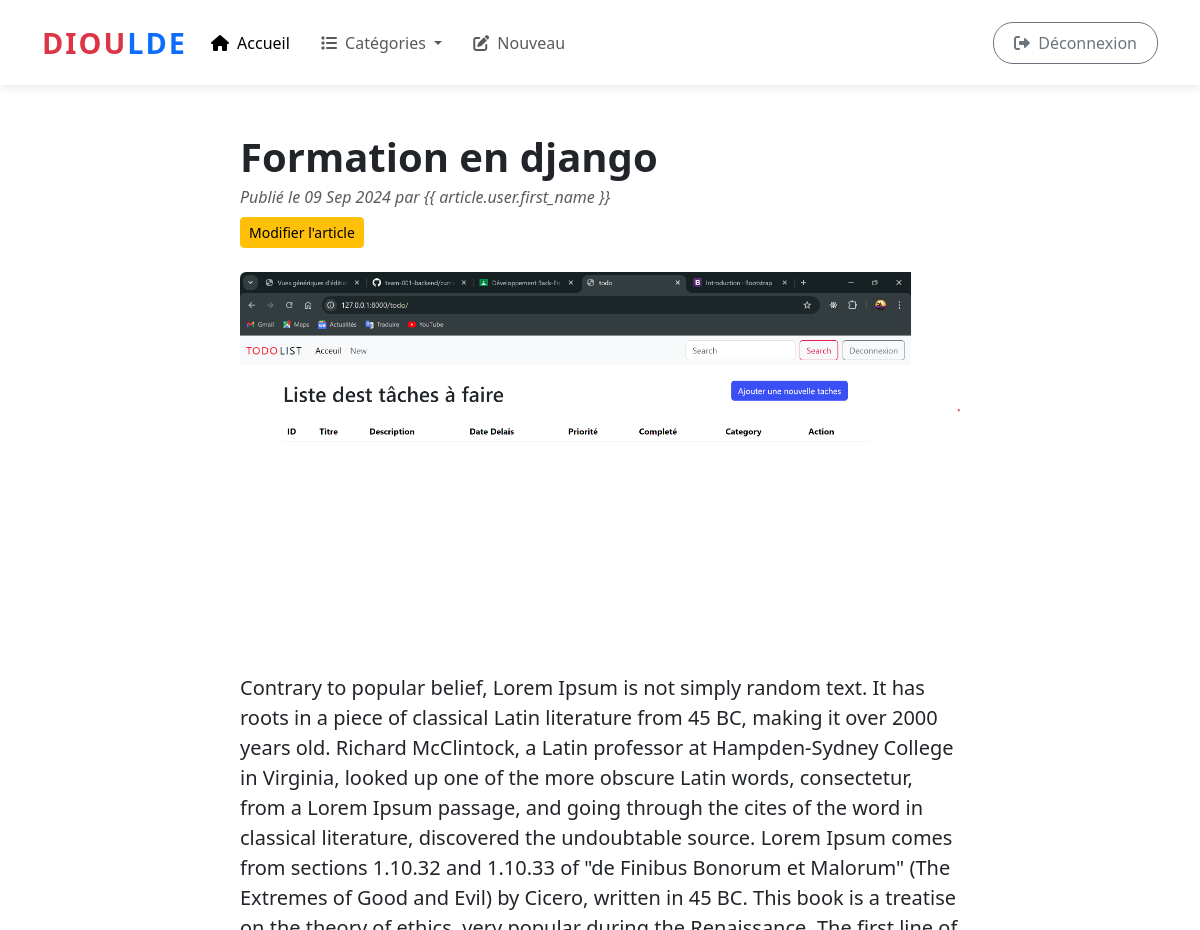
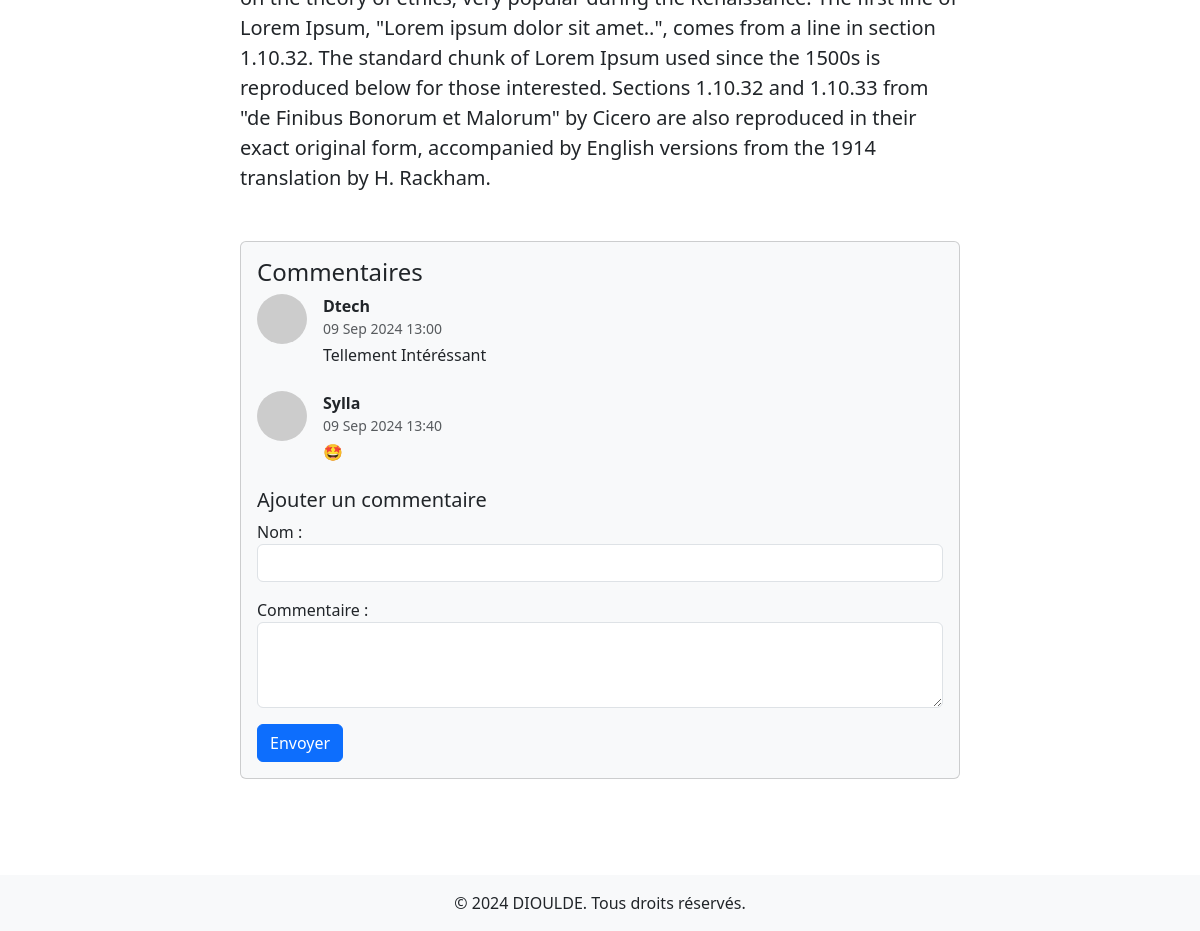
The page /article/detail/15/ (signed in) on the database its author committed (2 pictures, top to bottom).
### article/models.py (models this page shows, shortened)
class Article(models.Model):
    title = models.CharField(max_length=255 , verbose_name='titre')
    sumary = models.CharField(max_length=255 , blank= True , null= True , verbose_name='resume')
    content = models.TextField(blank=True , null=True , verbose_name='contenu')
    date_pub = models.DateField(null= True ,default=timezone.now ,blank=True)
    cover = models.ImageField(upload_to='articles', max_length=255, null=True, verbose_name="photo de couverture")
    created_at = models.DateTimeField(auto_now_add=True, null=True)
    updated_at = models.DateTimeField(auto_now=True, null=True)
    user = models.ForeignKey(User, on_delete=models.PROTECT, null=True, blank=False)

class Comment(models.Model):
    name = models.TextField(verbose_name='Nom',null= True)
    content = models.TextField(verbose_name='Commentaire')
    created_at = models.DateTimeField(auto_now_add=True)
    article = models.ForeignKey(Article, on_delete=models.CASCADE)

### article/views.py (the view)
# urls.py: path('detail/<int:pk>/', ArticleDetailView.as_view(), name='detail'),
class ArticleDetailView(DetailView):
    model = Article
    template_name = 'articles/article_detail.html'
    context_object_name = 'article'
    def get_context_data(self, **kwargs: any) -> dict[str, any]:
        context = super().get_context_data(**kwargs)
        context['form'] = CommentForm()
        return context

### article/forms.py
class CommentForm(forms.ModelForm):
    class Meta:
        model = Comment
        fields = ('name','content')
        widgets = {
            'name': forms.TextInput(attrs={'class': 'form-control',}),
            'content': forms.Textarea(attrs={'class': 'form-control', 'rows': 3}),
        }

### article/templates/articles/article_detail.html (shortened to what this page needs)
{% extends "articles/base.html" %} {% block body %}
<div class="container mt-5">
  <div class="row">
    <div class="col-lg-8 mx-auto">
      <article>
        <header class="mb-4">
          <h1 class="fw-bolder mb-1">{{ article.title }}</h1>
          <div class="text-muted fst-italic mb-2">
            Publié le {{ article.created_at|date:"d M Y" }} par {{
            article.user.first_name }}
          </div>
          {% if user.is_authenticated and user == article.user %}
          <a class="btn btn-warning btn-sm" href="{% url 'edit' article.id %}"
            >Modifier l'article</a
          >
          {% endif %}
        </header>
        <figure class="mb-4">
          <img
            class="img-fluid rounded"
            src="{% if article.cover %}{{ article.cover.url }}{% else %}https://via.placeholder.com/800x400{% endif %}"
            alt="{{ article.title }}"
          />
        </figure>
        <section class="mb-5">
          <p class="fs-5 mb-4">{{ article.content }}</p>
        </section>
      </article>
      <section class="mb-5">
        <div class="card bg-light">
          <div class="card-body">
            <h2 class="card-title h4">Commentaires</h2>
            {% for comment in article.comment_set.all %}
            <div class="d-flex mb-4">
              <div class="flex-shrink-0">
                <img
                  class="rounded-circle"
                  src="https://via.placeholder.com/50"
                  alt="..."
                />
              </div>
              <div class="ms-3">
                <div class="fw-bold">{{ comment.name }}</div>
                <div class="text-muted small mb-1">
                  {{ comment.created_at|date:"d M Y H:i" }}
                </div>
                {{ comment.content }}
              </div>
            </div>
            {% empty %}
            <p class="text-muted">Aucun commentaire pour le moment.</p>
            {% endfor %}
            <form action="{% url 'add-comment' article.id %}" method="post">
              <h5 class="mt-4">Ajouter un commentaire</h5>
              {{ form.as_p }}
              <button type="submit" class="btn btn-primary">Envoyer</button>
            </form>
          </div>
        </div>
      </section>
    </div>
  </div>
</div>
{% endblock body %}

### rows shown on the page
Article: title "Formation en django", created_at "09 Sep 2024", cover (picture), content "Contrary to popular belief, Lorem Ipsum is not simply random text. It has roots in a piece of classical Latin literature from 45 BC, making it over 2000 years old. Richard McClintock, a Latin professor at Hampden-Sydney College in Virginia, looked up one of the more obscure Latin words, consectetur, from a Lorem Ipsum passage, and going through the cites of the word in classical literature, discovered the undoubtable source. Lorem Ipsum comes from sections 1.10.32 and 1.10.33 of \"de Finibus Bonorum et Malorum\" (The Extremes of Good and Evil) by Cicero, written in 45 BC. This book is a treatise on the theory of ethics, very popular during the Renaissance. The first line of Lorem Ipsum,…"
Comment: name "Dtech", created_at "09 Sep 2024 13:00", content "Tellement Intéréssant"
Comment: name "Sylla", created_at "09 Sep 2024 13:40", content "🤩"
